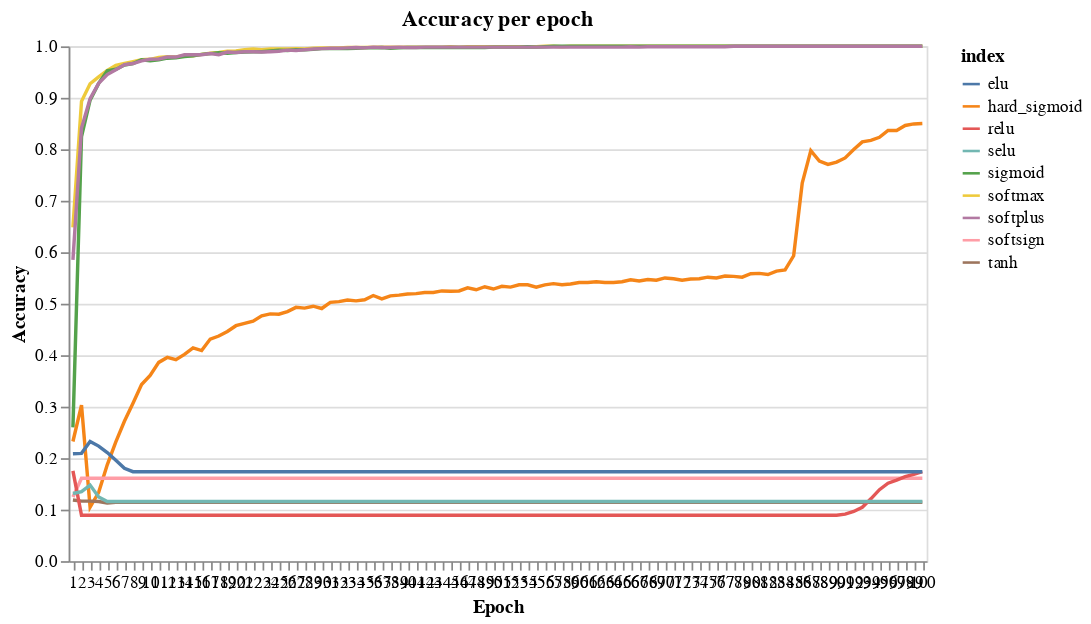

This figure's notebook cell:
### Code cell
base = alt.Chart(source).mark_line().encode(
    x=alt.X('epoch:O', title='Epoch',axis=alt.Axis(labelAngle=-0)),
    y=alt.Y('accuracy:Q', title="Accuracy"),
    color='index:N',
).properties(
    height=300,
    width=500,
    title='Accuracy per epoch'
)

alt.layer(base, data=source)

### Figure 1 — Vega-Lite specification as saved in the notebook (floating-point values rounded to 4 significant figures; data arrays with more than 128 entries replaced by an {"elided": "..."} marker saying what was removed)
{"config": {"view": {"continuousWidth": 400, "continuousHeight": 300}}, "layer": [{"mark": "line", "encoding": {"color": {"type": "nominal", "field": "index"}, "x": {"type": "ordinal", "axis": {"labelAngle": 0}, "field": "epoch", "title": "Epoch"}, "y": {"type": "quantitative", "field": "accuracy", "title": "Accuracy"}}, "height": 300, "title": "Accuracy per epoch", "width": 500}], "data": {"name": "data-b614e9314cc04877816ba6fd7ae92bdf"}, "$schema": "https://vega.github.io/schema/vega-lite/v4.8.1.json", "datasets": {"data-b614e9314cc04877816ba6fd7ae92bdf": {"elided": "900 records"}}}
